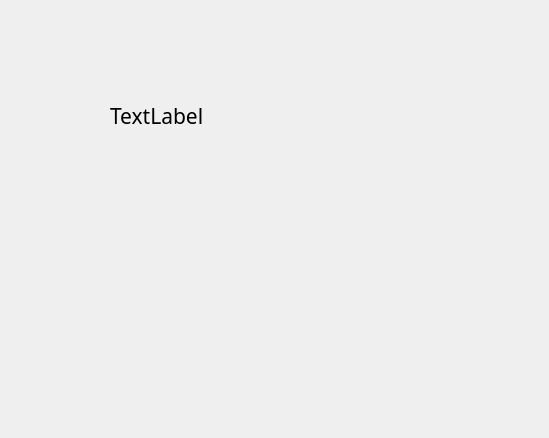
<?xml version="1.0" encoding="UTF-8"?>
<ui version="4.0">
 <class>Dialog</class>
 <widget class="QDialog" name="Dialog">
  <property name="geometry">
   <rect>
    <x>0</x>
    <y>0</y>
    <width>549</width>
    <height>438</height>
   </rect>
  </property>
  <property name="windowTitle">
   <string>Dialog</string>
  </property>
  <widget class="QLabel" name="label">
   <property name="geometry">
    <rect>
     <x>110</x>
     <y>80</y>
     <width>291</width>
     <height>71</height>
    </rect>
   </property>
   <property name="font">
    <font>
     <family>한컴 고딕</family>
     <pointsize>16</pointsize>
    </font>
   </property>
   <property name="text">
    <string>TextLabel</string>
   </property>
  </widget>
 </widget>
 <resources/>
 <connections/>
</ui>
